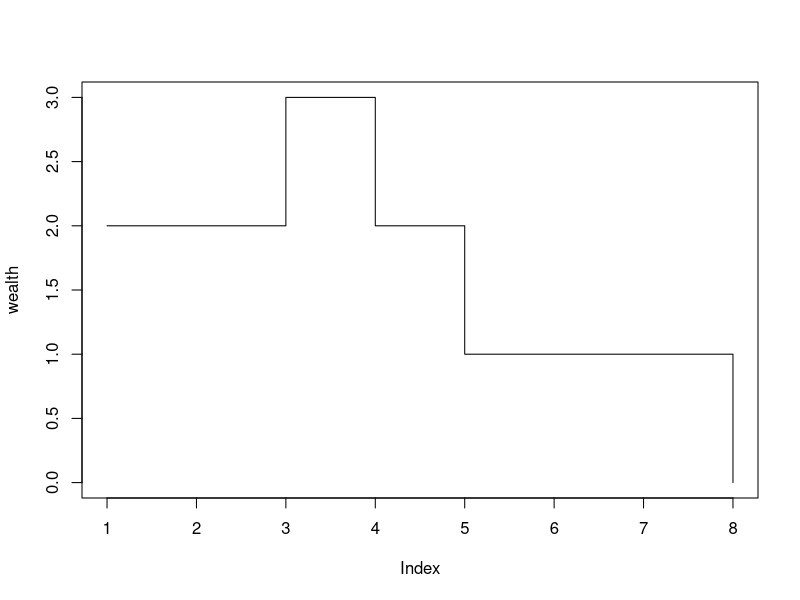

This chart was generated by the following R code:
## ---- chunk 1
knitr::opts_chunk$set(
  collapse = TRUE,
  fig.align="center",
  fig.pos="t",
  strip.white = TRUE
)
## ---- chunk 2
rounds = rbinom(100, 3, 1/6)
print(paste0("The average is $", mean(rounds)), quote = FALSE)
## ---- chunk 3
dollars=2
round_count=0
wealth=c(2)
while ((dollars > 0) & (dollars < 4)){
  dollars=dollars-1
  round_count=round_count+1
  dollars=dollars+rbinom(1,3,1/6)
  wealth=append(wealth, dollars)
}
plot(wealth, type = "s")

